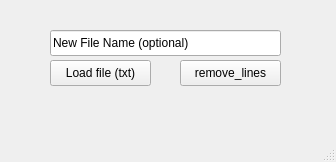
<?xml version="1.0" encoding="UTF-8"?>
<ui version="4.0">
 <class>MainWindow</class>
 <widget class="QMainWindow" name="MainWindow">
  <property name="geometry">
   <rect>
    <x>0</x>
    <y>0</y>
    <width>336</width>
    <height>162</height>
   </rect>
  </property>
  <property name="windowTitle">
   <string>MainWindow</string>
  </property>
  <widget class="QWidget" name="centralwidget">
   <widget class="QPushButton" name="load_button">
    <property name="geometry">
     <rect>
      <x>50</x>
      <y>60</y>
      <width>101</width>
      <height>26</height>
     </rect>
    </property>
    <property name="text">
     <string>Load file (txt)</string>
    </property>
   </widget>
   <widget class="QPushButton" name="remove_lines_button">
    <property name="geometry">
     <rect>
      <x>180</x>
      <y>60</y>
      <width>101</width>
      <height>26</height>
     </rect>
    </property>
    <property name="text">
     <string>remove_lines</string>
    </property>
   </widget>
   <widget class="QLineEdit" name="line_input">
    <property name="geometry">
     <rect>
      <x>50</x>
      <y>30</y>
      <width>231</width>
      <height>26</height>
     </rect>
    </property>
    <property name="text">
     <string>New File Name (optional)</string>
    </property>
   </widget>
  </widget>
  <widget class="QMenuBar" name="menubar">
   <property name="geometry">
    <rect>
     <x>0</x>
     <y>0</y>
     <width>336</width>
     <height>23</height>
    </rect>
   </property>
  </widget>
  <widget class="QStatusBar" name="statusbar"/>
 </widget>
 <resources/>
 <connections/>
</ui>
